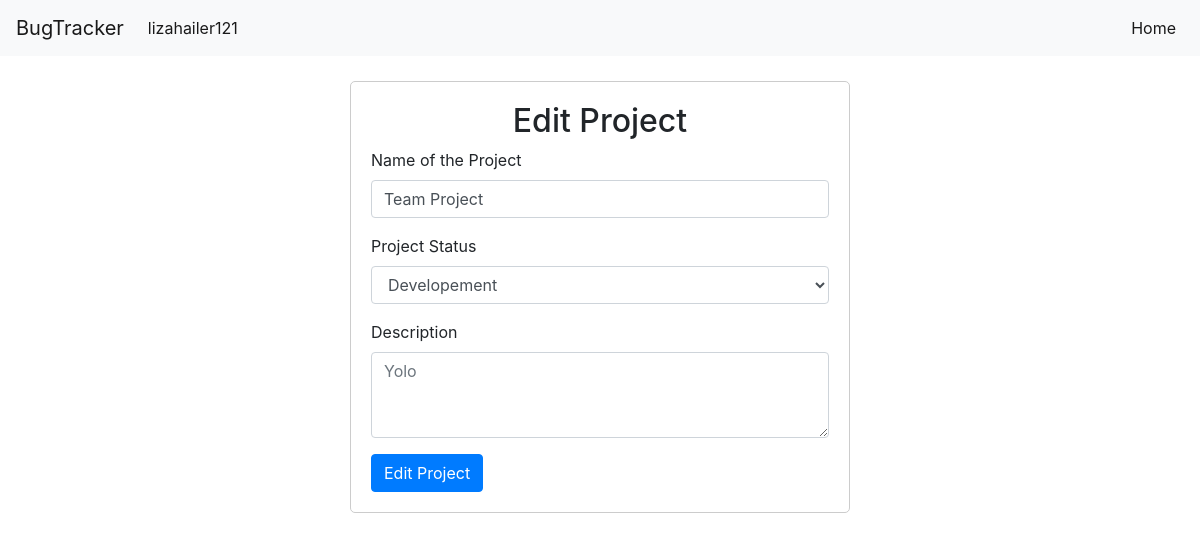
Screenshot of /editproject/32 (signed in) with the database file from the repository.
### home/models.py (models this page shows, shortened)
class Project(models.Model):
    Pname = models.CharField(max_length=122)
    Pstatus = models.CharField(max_length=122)
    Desc = models.TextField()
    date = models.DateField()
    users = models.ManyToManyField(User)

### home/views.py (the view)
# urls.py: path('editproject/<int:id>',views.editproject,name='Editproject'),
@login_required
def editproject(request, id):
    project = Project.objects.get(id=id)
    return render(request,'editproject.html',{'project':project})

### templates/editproject.html (shortened to what this page needs)
<!doctype html>
<html lang="en">
  <head>
    <link rel="stylesheet" href="https://cdn.jsdelivr.net/npm/bootstrap@4.0.0/dist/css/bootstrap.min.css">
    <nav class="navbar navbar-expand-lg navbar-light bg-light">
      <a class="navbar-brand" href="#">BugTracker</a>
      <div class="collapse navbar-collapse" id="navbarSupportedContent">
        <ul class="navbar-nav mr-auto">
          <li class="nav-item active">
            <a class="nav-link" href="">{{request.user}}</a>
          </li>
        </ul>
      </div>
      <ul class="navbar-nav mr-auto">
        <li class="nav-item active">
          <a class="nav-link" href="/staff">Home</a>
        </li>
      </ul>
    </nav>
  </head>
  <body>
    <div class="container">
        <div class="text-center">
            <h2>Edit Project</h2>
        </div>
    <form method='post' action='/updateproject/{{project.id}}'>
        <div class="form-group">
          <label for="Pname">Name of the Project</label>
          <input type="text" class="form-control" id="Pname" value="{{project.Pname}}" name="Pname" placeholder="{{project.Pname}}">
        </div>
        <div class="form-group">
            <label for="Pstatus">Project Status</label>
            <select id="Pstatus" name="Pstatus" class="form-control">
              <option selected>{{project.Pstatus}}</option>
            </select>
          </div>
          <div class="form-group">
            <label for="Desc">Description</label>
            <textarea class="form-control" id="Desc" name="Desc" rows="3" name="desc" value="{{project.Desc}}" placeholder="{{project.Desc}}"></textarea>
        </div>
        <button type="submit" class="btn btn-primary">Edit Project</button>
      </form>
    </div>
</body>
</html>

### templates/editproject.html (style rules this page uses)
.container { width: 500px; margin: 25px auto; padding: 20px; border: 1px solid #ccc; border-radius: 5px; }

### rows the page displays
Project: Pname "Team Project", Pstatus "Developement", Desc "Yolo"

### other values shown
{{ request.user }} "lizahailer121"
